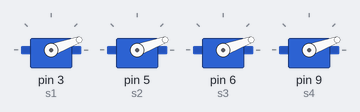
Bench run of a sketch on a simulated Arduino Uno, built with avr-gcc and run on an emulated ATmega328P. Parts: 4 × servo. At 3.5 s the program stops and its outputs stay as they are.

Above: at 0.1 s.
At 0.8 s:
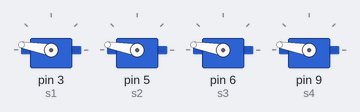
At 1.6 s:
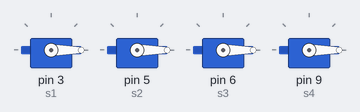
At 3.6 s:
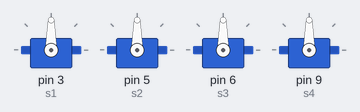
Timing chart, 0 to 5.0 s (numbered marks = the images above):
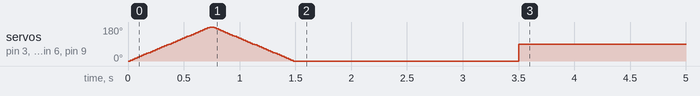

The sketch:

servo_motors.ino
```cpp
#include <Servo.h>

Servo s1, s2, s3, s4;

void setup() {

  s1.attach(3);
  s2.attach(5);
  s3.attach(6);
  s4.attach(9);

  for (int pos = 0; pos <= 180; pos += 5) {
    s1.write(pos);
    s2.write(pos);
    s3.write(pos);
    s4.write(pos);
    delay(20);
  }

  for (int pos = 180; pos >= 0; pos -= 5) {
    s1.write(pos);
    s2.write(pos);
    s3.write(pos);
    s4.write(pos);
    delay(20);
  }

  delay(2000);
}

void loop() {
  s1.write(90);
  s2.write(90);
  s3.write(90);
  s4.write(90);

while (true);

}
```
